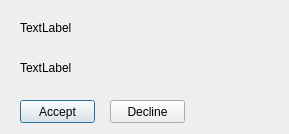
<?xml version="1.0" encoding="UTF-8"?>
<ui version="4.0">
 <class>ConfirmUploadDialog</class>
 <widget class="QDialog" name="ConfirmUploadDialog">
  <property name="geometry">
   <rect>
    <x>0</x>
    <y>0</y>
    <width>289</width>
    <height>134</height>
   </rect>
  </property>
  <property name="windowTitle">
   <string>Dialog</string>
  </property>
  <widget class="QPushButton" name="pushButtonAccept">
   <property name="geometry">
    <rect>
     <x>20</x>
     <y>100</y>
     <width>75</width>
     <height>23</height>
    </rect>
   </property>
   <property name="text">
    <string>Accept</string>
   </property>
  </widget>
  <widget class="QPushButton" name="pushButtonDecline">
   <property name="geometry">
    <rect>
     <x>110</x>
     <y>100</y>
     <width>75</width>
     <height>23</height>
    </rect>
   </property>
   <property name="text">
    <string>Decline</string>
   </property>
  </widget>
  <widget class="QLabel" name="labelFilename">
   <property name="geometry">
    <rect>
     <x>20</x>
     <y>20</y>
     <width>261</width>
     <height>16</height>
    </rect>
   </property>
   <property name="text">
    <string>TextLabel</string>
   </property>
  </widget>
  <widget class="QLabel" name="labelIp">
   <property name="geometry">
    <rect>
     <x>20</x>
     <y>60</y>
     <width>251</width>
     <height>16</height>
    </rect>
   </property>
   <property name="text">
    <string>TextLabel</string>
   </property>
  </widget>
 </widget>
 <resources/>
 <connections/>
</ui>
